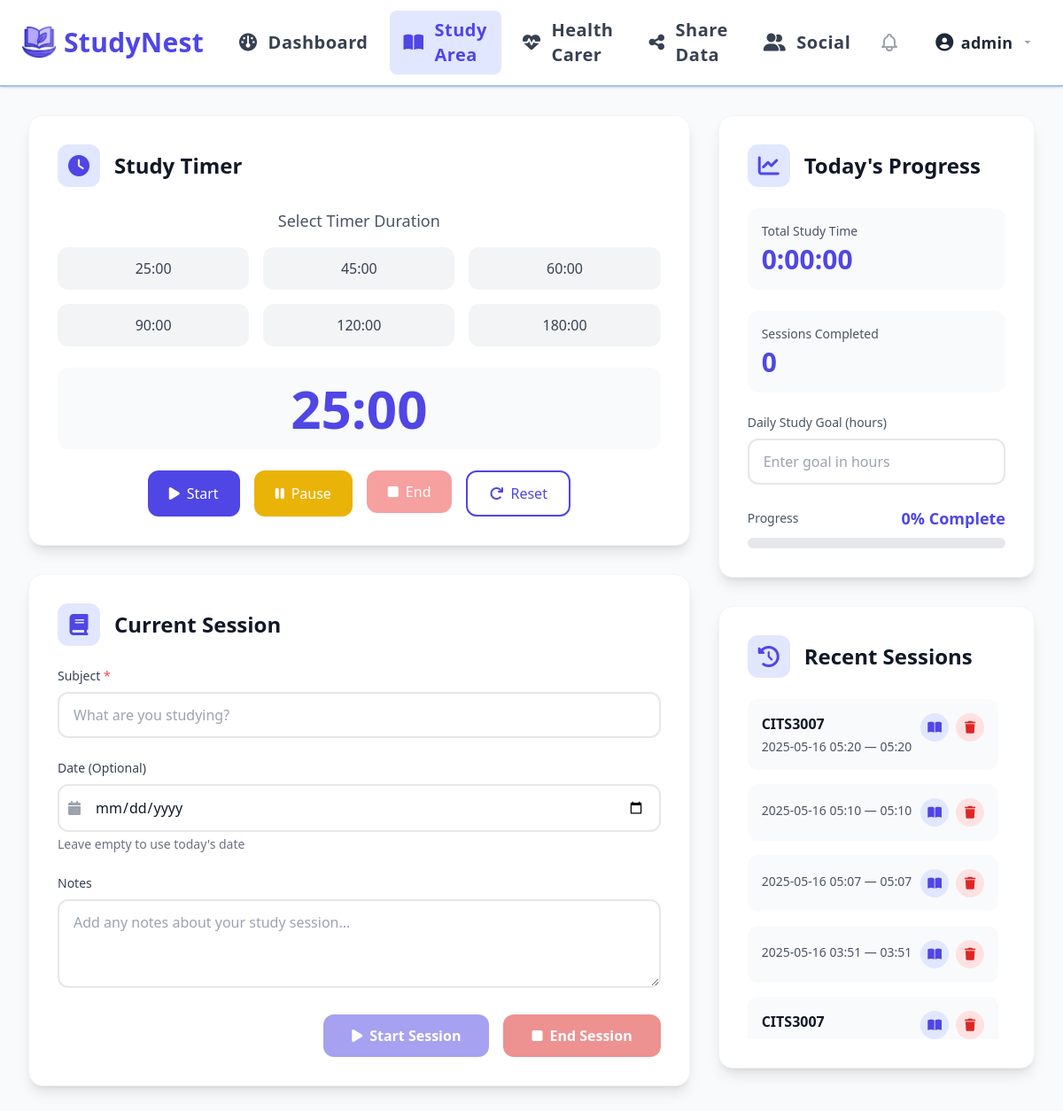
/study_area (signed in), run on an earlier commit of the app's database.
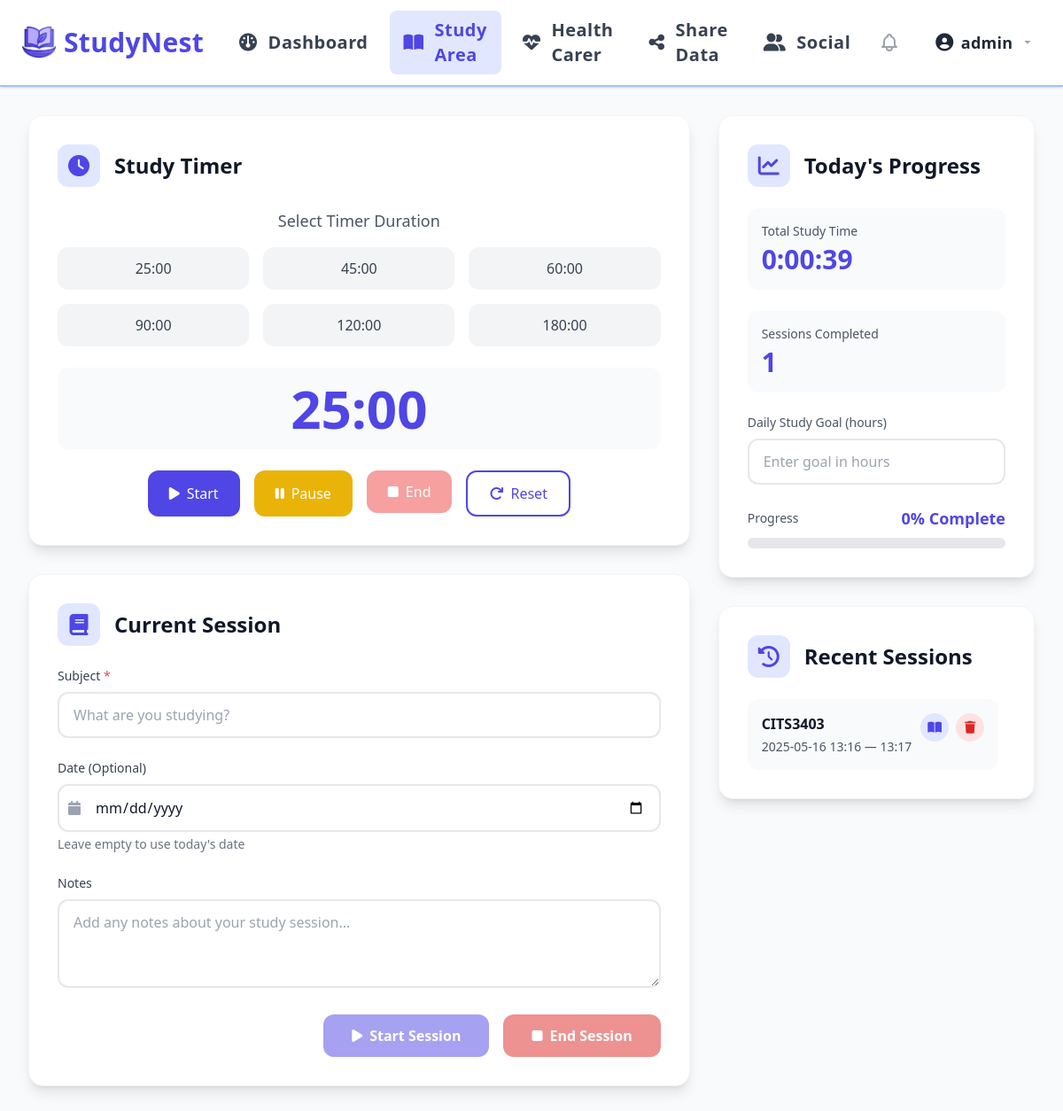
And on a later commit of the database.
### app/models.py (models this page shows)
class StudySession(db.Model):
    id = db.Column(db.Integer, primary_key=True)
    user_id = db.Column(db.Integer, db.ForeignKey('user.id'), nullable=False)
    start_time = db.Column(db.DateTime, nullable=False)
    end_time = db.Column(db.DateTime)
    subject = db.Column(db.String(100))
    notes = db.Column(db.Text)
    created_at = db.Column(db.DateTime, default=lambda: datetime.now(UTC))

### app/routes.py (the view)
@main.route('/study_area')
@login_required
def study_area():
    today_awst = datetime.now(AWST).date()
    user_id = current_user.id
    start_of_day_utc = datetime.combine(today_awst, datetime.min.time()).astimezone(UTC)
    sessions_today = StudySession.query.filter_by(user_id=user_id).filter(StudySession.start_time >= start_of_day_utc).all()
    total_time_seconds = sum(
        (session.end_time - session.start_time).total_seconds() for session in sessions_today if session.end_time
    )
    total_time_formatted = str(timedelta(seconds=total_time_seconds))
    total_time_minutes = round(total_time_seconds / 60)
    completed_sessions = len(sessions_today)
    recent_sessions = StudySession.query.filter_by(user_id=user_id).order_by(StudySession.start_time.desc()).limit(5).all()
    for session in recent_sessions:
        session.start_time_awst = to_awst(session.start_time)
        session.end_time_awst = to_awst(session.end_time) if session.end_time else None
    return render_template(
        'study_area.html',
        total_time=total_time_formatted,
        total_time_minutes=total_time_minutes,
        completed_sessions=completed_sessions,
        sessions=recent_sessions
    )

### app/routes.py (called while the page is built)
@login_manager.user_loader
def load_user(user_id):
    return User.query.get(int(user_id))

def to_awst(dt):
    if dt is None:
        return None
    if dt.tzinfo is None:
        dt = dt.replace(tzinfo=timezone.utc)
    return dt.astimezone(AWST)

@main.context_processor
def inject_notifications():
    if current_user.is_authenticated:
        pending_count = FriendRequest.query.filter_by(to_user_id=current_user.id, status='pending').count()
        accepted_count = FriendRequest.query.filter_by(from_user_id=current_user.id, status='accepted', is_read=False).count()
        unread_shared_data = SharedData.query.filter_by(to_user_id=current_user.id, is_read=False).count()
        return dict(
            pending_requests_count=pending_count,
            accepted_requests_count=accepted_count,
            unread_shared_data_count=unread_shared_data
        )
    return dict(pending_requests_count=0, accepted_requests_count=0, unread_shared_data_count=0)

### templates/study_area.html (shortened to what the changed rows need)
{% extends "base.html" %}
{% block content %}
<div class="h-full w-full bg-gray-50 dark:bg-gray-800">
    <div class="h-full w-full p-8">
        <div class="max-w-7xl mx-auto">
            <div class="grid grid-cols-1 lg:grid-cols-3 gap-8">
                <div class="lg:col-span-2 space-y-8">
                    <div class="bg-white dark:bg-gray-700 rounded-2xl shadow-lg p-8 border border-gray-100 dark:border-gray-600">
                        <div class="flex items-center mb-6">
                            <h2 class="text-2xl font-semibold text-gray-900 dark:text-white">Study Timer</h2>
                        </div>
                    </div>
                    <div class="bg-white dark:bg-gray-700 rounded-2xl shadow-lg p-8 border border-gray-100 dark:border-gray-600">
                        <div class="flex items-center mb-6">
                            <h2 class="text-2xl font-semibold text-gray-900 dark:text-white">Current Session</h2>
                        </div>
                    </div>
                </div>
                <div class="space-y-8">
                    <div class="bg-white dark:bg-gray-700 rounded-2xl shadow-lg p-8 border border-gray-100 dark:border-gray-600">
                        <div class="flex items-center mb-6">
                            <h2 class="text-2xl font-semibold text-gray-900 dark:text-white">Today's Progress</h2>
                        </div>
                        <div class="space-y-6">
                            <div class="bg-gray-50 dark:bg-gray-800 rounded-xl p-4">
                                <p class="text-gray-600 dark:text-gray-300 text-sm font-medium">Total Study Time</p>
                                <p class="text-3xl font-bold text-indigo-600 dark:text-indigo-300 mt-1">{{ total_time.split('.')[0] }}</p>
                            </div>
                            <div class="bg-gray-50 dark:bg-gray-800 rounded-xl p-4">
                                <p class="text-gray-600 dark:text-gray-300 text-sm font-medium">Sessions Completed</p>
                                <p class="text-3xl font-bold text-indigo-600 dark:text-indigo-300 mt-1">{{ completed_sessions }}</p>
                            </div>
                        </div>
                    </div>
                    <div class="bg-white dark:bg-gray-700 rounded-2xl shadow-lg p-8 border border-gray-100 dark:border-gray-600">
                        <div class="flex items-center mb-6">
                            <h2 class="text-2xl font-semibold text-gray-900 dark:text-white">Recent Sessions</h2>
                        </div>
                        <div class="space-y-4 max-h-96 overflow-y-auto pr-2 custom-scrollbar">
                            {% if sessions %}
                                {% for session in sessions[:5] %}
                                    <div class="bg-gray-50 dark:bg-gray-800 rounded-xl p-4 transform transition-all duration-300 hover:scale-[1.02]">
                                        <div class="flex items-start justify-between">
                                            <div>
                                                <h3 class="font-semibold text-gray-900 dark:text-white">{{ session.subject }}</h3>
                                                <p class="text-sm text-gray-600 dark:text-gray-300 mt-1">
                                                    {{ session.start_time_awst.strftime('%Y-%m-%d %H:%M') }} —
                                                    {% if session.end_time_awst %}{{ session.end_time_awst.strftime('%H:%M') }}{% else %}Ongoing{% endif %}
                                                </p>
                                            </div>
                                            <div class="flex items-center space-x-2">
                                                <div class="relative group">
                                                    <button class="w-8 h-8 rounded-full bg-indigo-100 dark:bg-indigo-900 flex items-center justify-center hover:bg-indigo-200 dark:hover:bg-indigo-800 transition-colors duration-300 show-notes-btn"
                                                        data-session-id="{{ session.id }}" type="button">
                                                        <i class="fas fa-book-open text-sm text-indigo-600 dark:text-indigo-300"></i>
                                                    </button>
                                                </div>
                                                <button onclick="showDeleteSessionModal('{{ session.id }}')" class="w-8 h-8 rounded-full bg-red-100 dark:bg-red-900 flex items-center justify-center hover:bg-red-200 dark:hover:bg-red-800 transition-colors duration-300">
                                                    <i class="fas fa-trash text-sm text-red-600 dark:text-red-300"></i>
                                                </button>
                                            </div>
                                        </div>
                                    </div>
                                {% endfor %}
                            {% endif %}
                        </div>
                    </div>
                </div>
            </div>
        </div>
    </div>
</div>
{% endblock %}

What changed in the data, as far as the page shows it:
removed StudySession: subject "CITS3007", start_time_awst "2025-05-16 05:20", end_time_awst "05:20"
removed StudySession: start_time_awst "2025-05-16 05:10", end_time_awst "05:10"
removed StudySession: start_time_awst "2025-05-16 05:07", end_time_awst "05:07"
removed StudySession: start_time_awst "2025-05-16 03:51", end_time_awst "03:51"
removed StudySession: subject "CITS3007"
added StudySession: subject "CITS3403", start_time_awst "2025-05-16 13:16", end_time_awst "13:17"
Also different on the page:
{{ total_time.split('.')[0] }}: "0:00:00" → "0:00:39"
{{ completed_sessions }}: "0" → "1"
